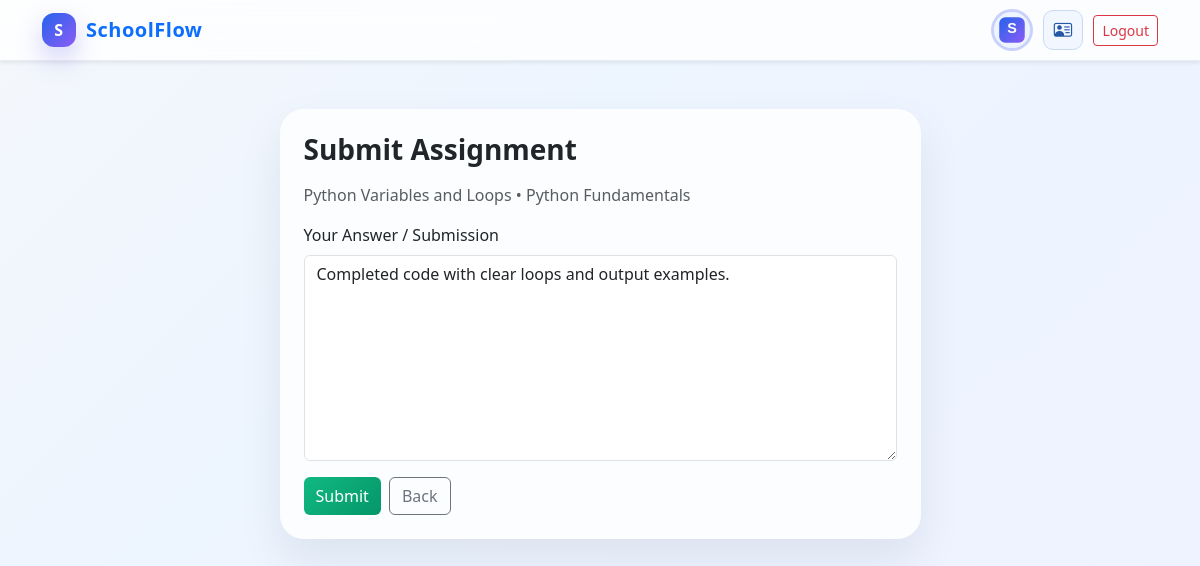
The page /submission/submit/27/ (signed in) on the database its author committed.
### portal/models.py (models this page shows, shortened)
class Assignment(models.Model):
    title = models.CharField(max_length=200)
    description = models.TextField()
    due_date = models.DateTimeField()
    course = models.ForeignKey(
        Course,
        on_delete=models.CASCADE,
        related_name="assignments",
    )
    created_by = models.ForeignKey(
        settings.AUTH_USER_MODEL,
        on_delete=models.CASCADE,
        related_name="created_assignments",
        limit_choices_to={"is_teacher": True},
    )
    created_at = models.DateTimeField(auto_now_add=True)
    class Meta:
        permissions = [
            ("can_create_assignments", "Can create assignments"),
            ("can_grade_assignments", "Can grade assignments"),
        ]

class Course(models.Model):
    title = models.CharField(max_length=200)
    description = models.TextField(blank=True)
    created_by = models.ForeignKey(
        settings.AUTH_USER_MODEL,
        on_delete=models.CASCADE,
        related_name="created_courses",
        limit_choices_to={"is_teacher": True},
    )
    students = models.ManyToManyField(
        settings.AUTH_USER_MODEL,
        related_name="enrolled_courses",
        blank=True,
        limit_choices_to={"is_student": True},
    )
    created_at = models.DateTimeField(auto_now_add=True)
    updated_at = models.DateTimeField(auto_now=True)
    class Meta:
        permissions = [
            ("can_manage_courses", "Can manage courses"),
            ("can_assign_students", "Can assign students to courses"),
        ]

class Submission(models.Model):
    student = models.ForeignKey(
        settings.AUTH_USER_MODEL,
        on_delete=models.CASCADE,
        related_name="submissions",
        limit_choices_to={"is_student": True},
    )
    assignment = models.ForeignKey(
        Assignment,
        on_delete=models.CASCADE,
        related_name="submissions",
    )
    content = models.TextField()
    grade = models.PositiveIntegerField(null=True, blank=True)
    submitted_at = models.DateTimeField(default=timezone.now)
    feedback = models.TextField(blank=True, null=True)
    class Meta:
        unique_together = ("student", "assignment")
        permissions = [
            ("can_submit_assignments", "Can submit assignments"),
            ("can_review_submissions", "Can review submissions"),
        ]

### portal/views/submission_views.py (the view, shortened to what this page needs)
# urls.py: path('submission/submit/<int:assignment_id>/', submit_assignment, name='submit_assignment'),
@login_required
@permission_required('portal.can_submit_assignments', raise_exception=True)
def submit_assignment(request, assignment_id):
    assignment = get_object_or_404(Assignment, pk=assignment_id, course__students=request.user)
    existing_submission = Submission.objects.filter(student=request.user, assignment=assignment).first()
    return render(request, 'submission_form.html', {
        'assignment': assignment,
        'existing_submission': existing_submission,
    })

### templates/submission_form.html (shortened to what this page needs)
{% extends 'base.html' %}
{% block content %}
<div class="container py-5">
  <div class="row justify-content-center">
    <div class="col-lg-7">
      <div class="card glass-card border-0 p-4">
        <h3 class="fw-bold mb-3">Submit Assignment</h3>
        <p class="text-muted">{{ assignment.title }} • {{ assignment.course.title }}</p>
        <form method="post">
          <div class="mb-3">
            <label class="form-label">Your Answer / Submission</label>
            <textarea class="form-control" name="content" rows="8" required>{{ existing_submission.content|default:'' }}</textarea>
          </div>
          <div class="d-flex gap-2">
            <button type="submit" class="btn btn-success">Submit</button>
            <a href="{% url 'student_dashboard' %}" class="btn btn-outline-secondary">Back</a>
          </div>
        </form>
      </div>
    </div>
  </div>
</div>
{% endblock %}

### templates/base.html (style rules this page uses)
:root { --primary: #2563eb; --primary-2: #4f46e5; --success: #10b981; --warning: #f59e0b; --dark: #0f172a; --muted: #64748b; --panel: rgba(255, 255, 255, 0.78); }
body { background: linear-gradient(135deg, #f4f7fb 0%, #edf5ff 35%, #eef2ff 100%); min-height: 100vh; color: var(--dark); }
.glass-card { background: var(--panel); backdrop-filter: blur(14px); border: 1px solid rgba(148, 163, 184, 0.22); box-shadow: 0 20px 45px rgba(15, 23, 42, 0.08); border-radius: 24px; }
.btn-success { background: linear-gradient(135deg, #10b981 0%, #059669 100%); border: none; }

### rows shown on the page
Assignment: title "Python Variables and Loops", course "Python Fundamentals"
Submission: content "Completed code with clear loops and output examples."
